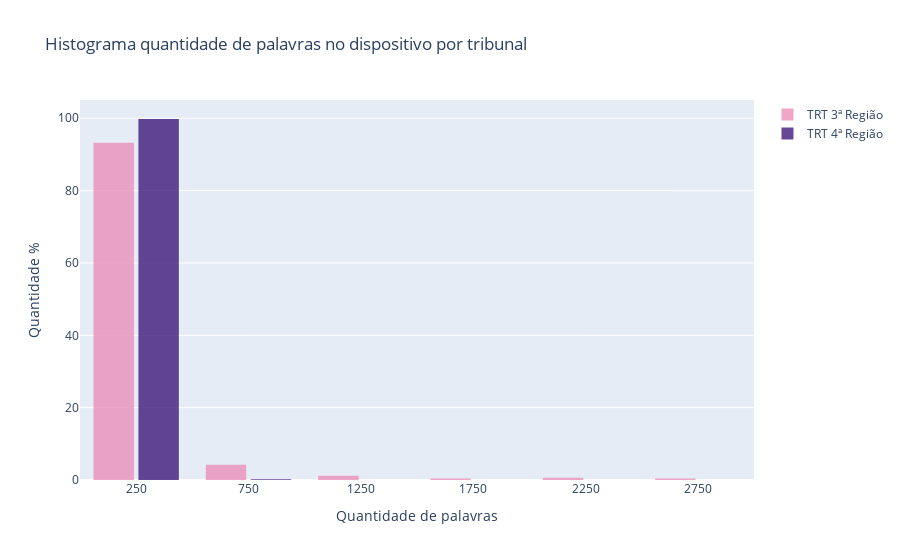

The notebook cell saved with this chart:
### Code cell
import plotly.graph_objects as go

BINS = 10

trt3_e_menor = (df_tudo["TRIBUNAL"] == "TRT3")# & (df_tudo["DISPOSITIVO_PALAVRAS"] < 1500)
trt4_e_menor = (df_tudo["TRIBUNAL"] == "TRT4")# & (df_tudo["DISPOSITIVO_PALAVRAS"] < 1500)

x_TRT3 = df_tudo[ trt3_e_menor ]["DISPOSITIVO_PALAVRAS"]
x_TRT4 = df_tudo[ trt4_e_menor ]["DISPOSITIVO_PALAVRAS"]

fig = go.Figure( )

fig.add_trace(go.Histogram(
    x=x_TRT3,
    name="TRT 3ª Região",
    marker_color='#EB89B5',
    nbinsx=BINS,
    histnorm='percent' ))
    
fig.add_trace(go.Histogram(
    x=x_TRT4,
    name="TRT 4ª Região",
    marker_color='#330C73',
    nbinsx=BINS,
    histnorm='percent' ))

# Overlay both histograms
fig.update_layout(
    title='Histograma quantidade de palavras no dispositivo por tribunal',
    xaxis_title_text='Quantidade de palavras',
    yaxis_title_text='Quantidade %',
    bargap=0.2,
    bargroupgap=0.1
    )
# Reduce opacity to see both histograms
fig.update_traces(opacity=0.75)
fig.show()

### Figure 1 — Plotly figure (JSON) as saved in the notebook; plotly's stock layout.template omitted (floating-point values rounded to 4 significant figures; data arrays with more than 128 entries replaced by an {"elided": "..."} marker saying what was removed)
{"data": [{"histnorm": "percent", "marker": {"color": "#EB89B5"}, "name": "TRT 3ª Região", "nbinsx": 10, "opacity": 0.75, "type": "histogram", "x": {"elided": "500 int values"}}, {"histnorm": "percent", "marker": {"color": "#330C73"}, "name": "TRT 4ª Região", "nbinsx": 10, "opacity": 0.75, "type": "histogram", "x": {"elided": "500 int values"}}], "layout": {"bargap": 0.2, "bargroupgap": 0.1, "title": {"text": "Histograma quantidade de palavras no dispositivo por tribunal"}, "xaxis": {"title": {"text": "Quantidade de palavras"}}, "yaxis": {"title": {"text": "Quantidade %"}}}}
